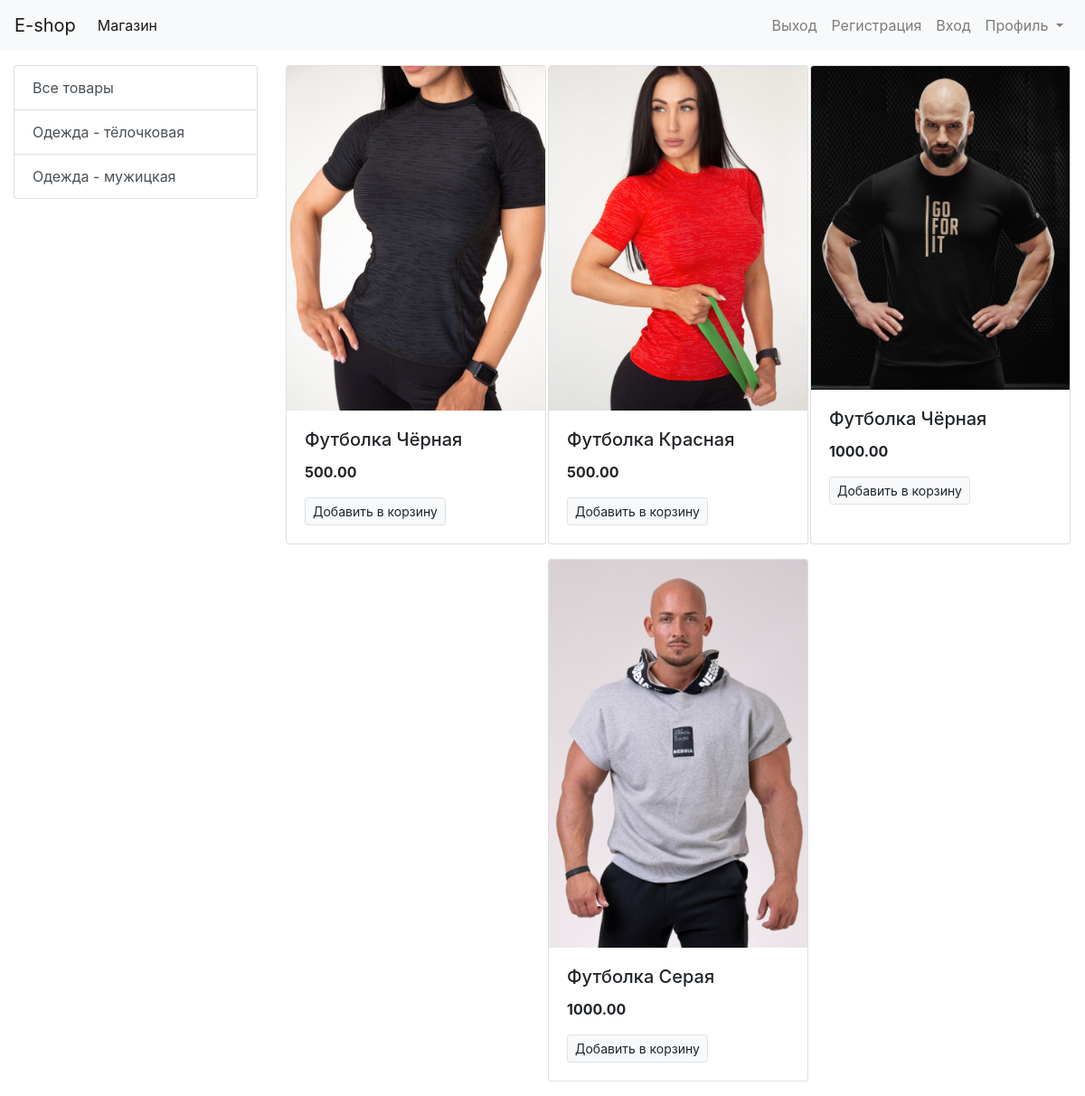
The page / on the database its author committed.
### store/models/category.py (models this page shows, shortened)
class Category(models.Model):
    name = models.CharField(max_length=50, verbose_name='Товар')
    image = models.ImageField(upload_to='uploads/category/', null=True, blank=True)
    @staticmethod
    def get_all_categories():
        return Category.objects.all()

### store/models/product.py (models this page shows, shortened)
class Product(models.Model):
    category = models.ForeignKey(Category, on_delete=models.CASCADE)
    name = models.CharField(max_length=50, verbose_name='Товар')
    price = models.DecimalField(max_digits=10, decimal_places=2, default=0)
    description = models.CharField(max_length=200, default='', null=True, blank=True)
    image = models.ImageField(upload_to='uploads/products/', null=True, blank=True)
    @staticmethod
    def get_all_products():
        return Product.objects.all()

### store/views.py (the view)
# urls.py: path('', index),
def index(request):
    products = None
    categories = Category.get_all_categories()
    categoryID = request.GET.get('category')
    if categoryID:
        products = Product.get_products_by_categoryID(categoryID)
    else:
        products = Product.get_all_products()
    data = {'categories': categories, 'products': products, }
    return render(request, 'index.html', data)

### store/templates/index.html
{% extends 'base.html' %}
{% block content %}
<div class="container-fluid mt-3">
    <div class="row">
        <div class="col-lg-3 mx-auto">
            <div class="list-group">
                <a href="/" class="list-group-item list-group-item-action">Все товары</a>
                {% for category in categories %}
                <a href="/?category={{category.id}}" class="list-group-item list-group-item-action">{{ category.name }}</a>
                {% endfor %}
            </div>
        </div>
        <div id="products" class="col-lg-9 mx-auto">
            <div class="row mx-auto">
                {% for product in products %}
                <div class="card mx-auto mb-3" style="width: 18rem;">
                    <img class="card-img-top" src="{{ product.image.url }}" alt="Card image cap">
                    <div class="card-body">
                        <h5 class="card-title">{{ product.name }}</h5>
                        <p class="card-text"><b>{{ product.price }}</b></p>
                        <a href="#" class="btn btn-light border btn-sm">Добавить в корзину</a>
                    </div>
                </div>
                {% endfor %}
            </div>
        </div>
    </div>
</div>
{% endblock content %}

### rows shown on the page
Category: name "Одежда - тёлочковая"
Category: name "Одежда - мужицкая"
Product: image (picture), name "Футболка Чёрная", price "500.00"
Product: image (picture), name "Футболка Красная", price "500.00"
Product: image (picture), name "Футболка Чёрная", price "1000.00"
Product: image (picture), name "Футболка Серая", price "1000.00"
